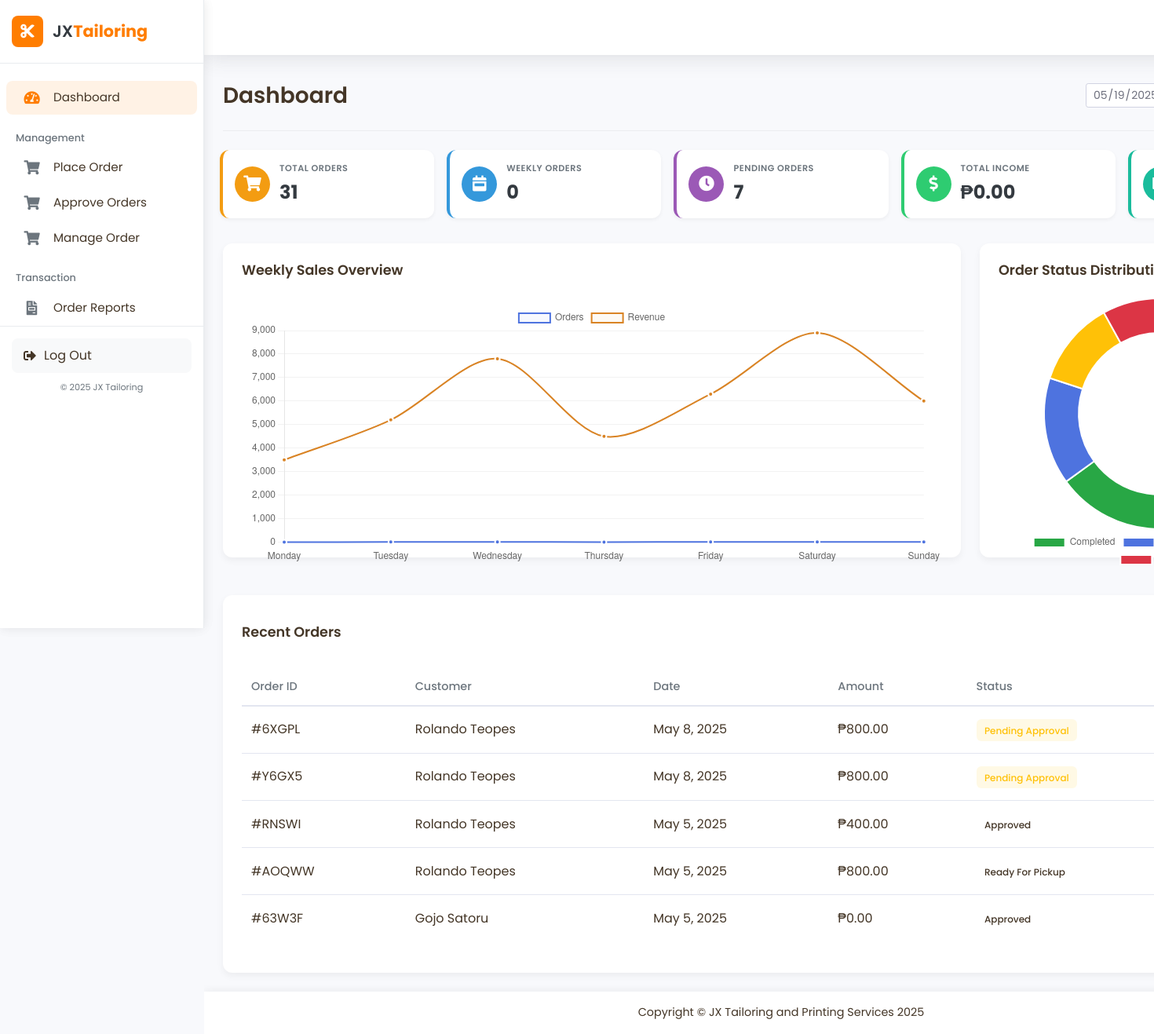
The app's page /staff/dashboard.php (signed in), older data.
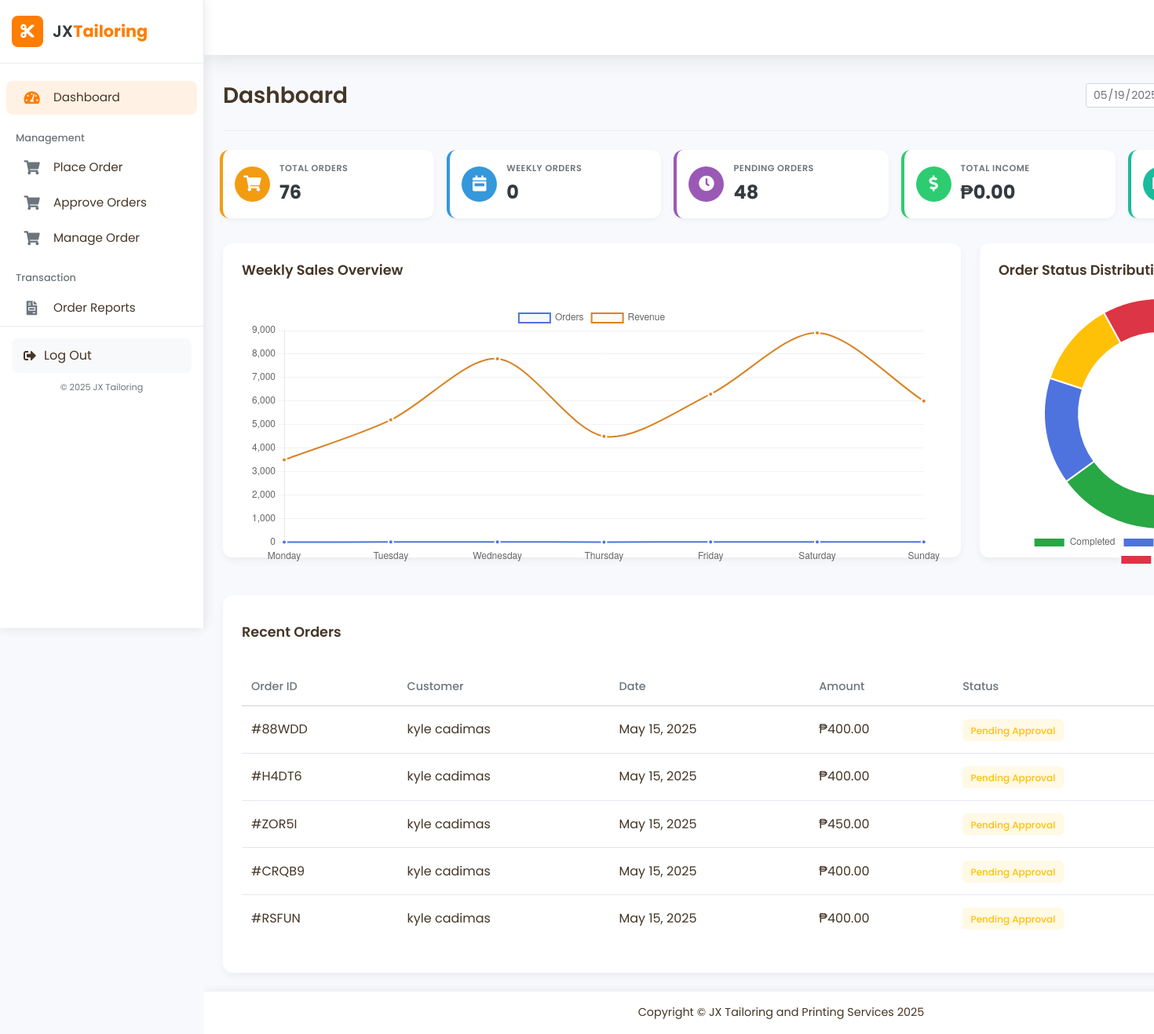
The same page, newer data.
### tables this page shows
CREATE TABLE `orders` (
  `order_id` varchar(10) NOT NULL,
  `customer_id` int(11) NOT NULL,
  `order_type` enum('tailoring','sublimation') NOT NULL,
  `total_amount` decimal(10,2) NOT NULL,
  `downpayment_amount` decimal(10,2) NOT NULL,
  `payment_method` enum('cash','gcash') NOT NULL,
  `payment_status` enum('pending','downpayment_paid','fully_paid') DEFAULT 'pending',
  `order_status` enum('pending_approval','declined','approved','forward_to_sublimator','in_process','printing_done','ready_for_pickup','completed') DEFAULT 'pending_approval',
  `staff_id` int(11) DEFAULT NULL,
  `manager_id` int(11) DEFAULT NULL,
  `notes` text DEFAULT NULL,
  `created_at` timestamp NOT NULL DEFAULT current_timestamp(),
  `updated_at` timestamp NOT NULL DEFAULT current_timestamp() ON UPDATE current_timestamp(),
  `screenshot_path` varchar(255) DEFAULT NULL,
  `status_history` text DEFAULT NULL
);

CREATE TABLE `customers` (
  `customer_id` int(11) NOT NULL,
  `username` varchar(50) NOT NULL,
  `password` varchar(255) NOT NULL,
  `email` varchar(100) NOT NULL,
  `first_name` varchar(50) NOT NULL,
  `last_name` varchar(50) NOT NULL,
  `phone_number` varchar(20) DEFAULT NULL,
  `address` text DEFAULT NULL,
  `created_at` timestamp NOT NULL DEFAULT current_timestamp(),
  `updated_at` timestamp NOT NULL DEFAULT current_timestamp() ON UPDATE current_timestamp()
);

### staff/dashboard.php (the view, shortened to what the changed rows need)
<?php
include_once '../db.php';
$total_orders_query = "SELECT COUNT(*) as total FROM orders";
$total_orders_result = $conn->query($total_orders_query);
$total_orders = $total_orders_result->fetch_assoc()['total'];
$pending_orders_query = "SELECT COUNT(*) as pending FROM orders
                         WHERE order_status = 'pending_approval' OR order_status = 'pending_payment'";
$pending_orders_result = $conn->query($pending_orders_query);
$pending_orders = $pending_orders_result->fetch_assoc()['pending'];
?>
<!DOCTYPE html>
<html lang="en">
<head>
    <link href="vendor/fontawesome-free/css/all.min.css" rel="stylesheet">
    <link rel="stylesheet" href="https://cdn.jsdelivr.net/npm/bootstrap-icons@1.10.0/font/bootstrap-icons.css">
    <link href="css/sb-admin-2.min.css" rel="stylesheet">
</head>
<body id="page-top">
    <div id="wrapper">
        <?php include 'sidebar.php'; ?>
        <div id="content-wrapper" class="d-flex flex-column">
            <div id="content">
                <nav class="navbar navbar-expand navbar-light topbar mb-4 static-top shadow">
                    <ul class="navbar-nav ml-auto">
                        <?php include 'notification.php'; ?>
                    </ul>
                </nav>
                <div class="container-fluid">
                    <div class="d-sm-flex align-items-center justify-content-between page-header">
                        <h1 class="h3 mb-0">Dashboard</h1>
                    </div>
                    <div class="row stat-cards-row">
                        <div class="col stat-card-container">
                            <div class="stat-card" id="total-orders">
                                <div class="stat-content">
                                    <div class="stat-label">TOTAL ORDERS</div>
                                    <div class="stat-value"><?php echo number_format($total_orders); ?></div>
                                </div>
                            </div>
                        </div>
                        <div class="col stat-card-container">
                            <div class="stat-card" id="pending-orders">
                                <div class="stat-content">
                                    <div class="stat-label">PENDING ORDERS</div>
                                    <div class="stat-value"><?php echo number_format($pending_orders); ?></div>
                                </div>
                            </div>
                        </div>
                    </div>
                    <div class="row">
                        <div class="col-12">
                            <div class="table-container">
                                <div class="table-responsive">
                                    <table class="table order-table">
                                        <thead>
                                            <tr>
                                                <th>Order ID</th>
                                                <th>Customer</th>
                                                <th>Date</th>
                                                <th>Amount</th>
                                                <th>Status</th>
                                            </tr>
                                        </thead>
                                        <tbody>
                                            <?php
                                            $recent_orders_query = "SELECT o.*, c.first_name, c.last_name
                                                                FROM orders o
                                                                JOIN customers c ON o.customer_id = c.customer_id
                                                                ORDER BY o.created_at DESC LIMIT 5";
                                            $recent_orders_result = $conn->query($recent_orders_query);
                                            if ($recent_orders_result && $recent_orders_result->num_rows > 0) {
                                                while ($order = $recent_orders_result->fetch_assoc()) {
                                                    $status_class = '';
                                                    switch($order['order_status']) {
                                                        case 'pending_approval':
                                                        case 'pending_payment':
                                                            $status_class = 'status-pending';
                                                            break;
                                                    }
                                                    echo '<tr>';
                                                    echo '<td>#' . htmlspecialchars($order['order_id']) . '</td>';
                                                    echo '<td>' . htmlspecialchars($order['first_name'] . ' ' . $order['last_name']) . '</td>';
                                                    echo '<td>' . date('M j, Y', strtotime($order['created_at'])) . '</td>';
                                                    echo '<td>₱' . number_format($order['total_amount'], 2) . '</td>';
                                                    echo '<td><span class="status-badge ' . $status_class . '">' .
                                                         ucwords(str_replace('_', ' ', $order['order_status'])) . '</span></td>';
                                                    echo '</tr>';
                                                }
                                            } else {
                                                echo '<tr><td colspan="6" class="text-center">No recent orders found</td></tr>';
                                            }
                                            ?>
                                        </tbody>
                                    </table>
                                </div>
                            </div>
                        </div>
                    </div>
                </div>
            </div>
        </div>
    </div>
</body>
</html>

Row changes from the older to the newer data that the page shows:
no longer on this page (row unchanged): orders: order_id "6XGPL", customer.last_name "Rolando Teopes", created_at "May 8, 2025", total_amount "800.00", order_status "Pending Approval"
no longer on this page (row unchanged): orders: order_id "Y6GX5", customer.last_name "Rolando Teopes", created_at "May 8, 2025", total_amount "800.00", order_status "Pending Approval"
no longer on this page (row unchanged): orders: order_id "RNSWI", customer.last_name "Rolando Teopes", created_at "May 5, 2025", total_amount "400.00", order_status "Approved"
no longer on this page (row unchanged): orders: order_id "AOQWW", customer.last_name "Rolando Teopes", created_at "May 5, 2025", total_amount "800.00", order_status "Ready For Pickup"
no longer on this page (row unchanged): orders: order_id "63W3F", customer.last_name "Gojo Satoru", created_at "May 5, 2025", total_amount "0.00", order_status "Approved"
added orders: order_id "88WDD", customer.last_name "kyle cadimas", created_at "May 15, 2025", total_amount "400.00", order_status "Pending Approval"
added orders: order_id "H4DT6", customer.last_name "kyle cadimas", created_at "May 15, 2025", total_amount "400.00", order_status "Pending Approval"
added orders: order_id "ZOR5I", customer.last_name "kyle cadimas", created_at "May 15, 2025", total_amount "450.00", order_status "Pending Approval"
added orders: order_id "CRQB9", customer.last_name "kyle cadimas", created_at "May 15, 2025", total_amount "400.00", order_status "Pending Approval"
added orders: order_id "RSFUN", customer.last_name "kyle cadimas", created_at "May 15, 2025", total_amount "400.00", order_status "Pending Approval"
Text that changed along with them:
$total_orders: "31" → "76"
$pending_orders: "7" → "48"
